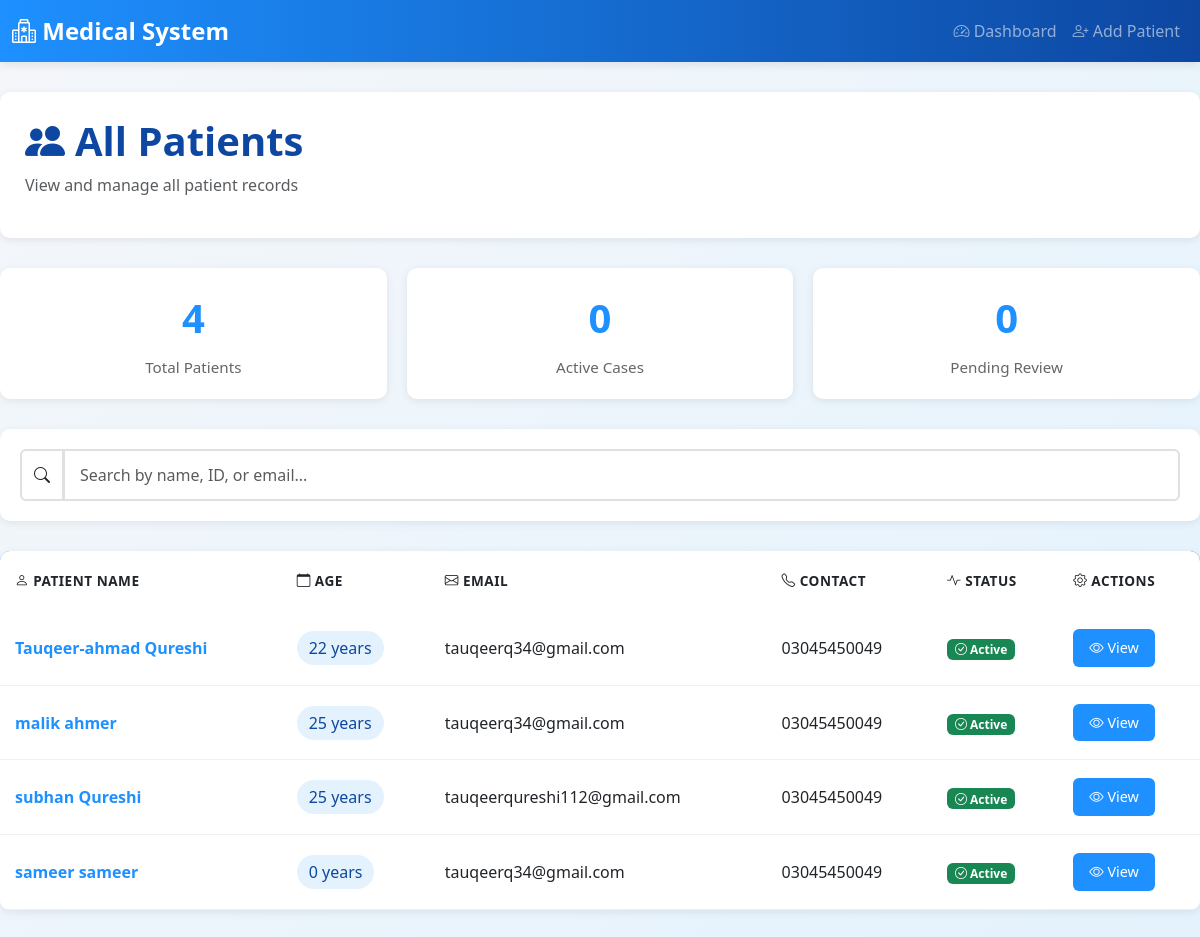
The app's page /patients/ with its own data.
### main/models.py (models this page shows)
class BaseModel(models.Model):
    created_at = models.DateTimeField(auto_now_add=True, db_index=True)
    updated_at = models.DateTimeField(auto_now=True)
    class Meta:
        abstract = True

class PatientCreatedByDoctor(BaseModel):
    user = models.OneToOneField(User, on_delete=models.CASCADE, null=True, blank=True)
    doctor = models.ForeignKey(
        User,
        on_delete=models.CASCADE,
        blank=True,
        null=True,
        related_name='created_patients',
        limit_choices_to=Q(user_type='doctor') | Q(user_type='admin'),
        db_index=True
    )
    fname = models.CharField(max_length=100, db_index=True)
    lname = models.CharField(max_length=100)
    dob = models.DateField(blank=True, null=True)
    parents = models.CharField(max_length=100, blank=True)
    GENDER_CHOICES = [
        ('M', 'Male'),
        ('F', 'Female'),
        ('O', 'Other'),
    ]
    gender = models.CharField(max_length=1, choices=GENDER_CHOICES)
    address = models.TextField()
    contact_number = models.CharField(max_length=15)
    email = models.CharField(max_length=200)
    medical_history = models.TextField(blank=True)
    show_on_dashboard = models.BooleanField(default=True, db_index=True)
    is_active = models.BooleanField(default=True, db_index=True)
    class Meta:
        ordering = ['-created_at']
        indexes = [
            models.Index(fields=['doctor', 'is_active']),
            models.Index(fields=['fname', 'lname']),
            models.Index(fields=['email']),
            models.Index(fields=['created_at']),
        ]
        verbose_name_plural = "Patients Created By Doctor"
    def __str__(self):
        return f"{self.fname} {self.lname} (ID: {self.id})"

### main/views.py (the view)
# urls.py: path('patients/', views.get_all_patients, name='get_patient'),
def get_all_patients(request):
    patients = PatientCreatedByDoctor.objects.all()
    print("Patients from DB:", patients)
    for p in patients:
        p.age = calculate_age(p.dob)
    return render(request, 'Doctor/Patient/all_patients.html', {'patients': patients})

### main/views.py (called while the page is built)
def calculate_age(dob):
    if dob:
        today = date.today()
        return today.year - dob.year - ((today.month, today.day) < (dob.month, dob.day))
    return ''

### main/templates/Doctor/Patient/all_patients.html (shortened to what this page needs)
<!DOCTYPE html>
{% load static %}
<html lang="en">
<head>
    <link href="https://cdn.jsdelivr.net/npm/bootstrap@5.3.0/dist/css/bootstrap.min.css" rel="stylesheet">
    <link href="https://cdn.jsdelivr.net/npm/bootstrap-icons@1.7.2/font/bootstrap-icons.css" rel="stylesheet">
</head>
<body>
    <nav class="navbar navbar-expand-lg navbar-dark">
        <div class="container-fluid">
            <a class="navbar-brand" href="{% url 'diagnosis_page' %}">
                <i class="bi bi-hospital"></i> Medical System
            </a>
            <div class="collapse navbar-collapse" id="navbarNav">
                <ul class="navbar-nav ms-auto">
                    <li class="nav-item">
                        <a class="nav-link" href="{% url 'diagnosis_page' %}">
                            <i class="bi bi-speedometer2"></i> Dashboard
                        </a>
                    </li>
                    <li class="nav-item">
                        <a class="nav-link" href="{% url 'add_patient_record1' %}">
                            <i class="bi bi-person-plus"></i> Add Patient
                        </a>
                    </li>
                </ul>
            </div>
        </div>
    </nav>
    <div class="container container-main">
        <div class="page-header">
            <h1><i class="bi bi-people-fill"></i> All Patients</h1>
            <p class="text-muted mt-2">View and manage all patient records</p>
        </div>
        <div class="stats-cards">
            <div class="stat-card">
                <div class="stat-value">{{ patients|length }}</div>
                <div class="stat-label">Total Patients</div>
            </div>
            <div class="stat-card">
                <div class="stat-value">0</div>
                <div class="stat-label">Active Cases</div>
            </div>
            <div class="stat-card">
                <div class="stat-value">0</div>
                <div class="stat-label">Pending Review</div>
            </div>
        </div>
        <div class="search-box">
            <div class="input-group">
                <span class="input-group-text" style="background: white; border: 2px solid #e0e0e0;">
                    <i class="bi bi-search"></i>
                </span>
                <input type="text" class="form-control" id="searchInput" placeholder="Search by name, ID, or email..."
                       style="border: 2px solid #e0e0e0;">
            </div>
        </div>
        <div class="patients-table">
            {% if patients %}
            <table class="table table-hover">
                <thead>
                    <tr>
                        <th><i class="bi bi-person"></i> Patient Name</th>
                        <th><i class="bi bi-calendar"></i> Age</th>
                        <th><i class="bi bi-envelope"></i> Email</th>
                        <th><i class="bi bi-telephone"></i> Contact</th>
                        <th><i class="bi bi-activity"></i> Status</th>
                        <th><i class="bi bi-gear"></i> Actions</th>
                    </tr>
                </thead>
                <tbody id="patientTableBody">
                    {% for patient in patients %}
                    <tr class="patient-row" data-patient-name="{{ patient.fname|lower }} {{ patient.lname|lower }}">
                        <td>
                            <span class="patient-id">{{ patient.fname }} {{ patient.lname }}</span>
                        </td>
                        <td>
                            <span class="badge-age">{{ patient.age }} years</span>
                        </td>
                        <td>{{ patient.email|default:"N/A" }}</td>
                        <td>{{ patient.contact_number|default:"N/A" }}</td>
                        <td>
                            {% if patient.show_on_dashboard %}
                            <span class="badge bg-success"><i class="bi bi-check-circle"></i> Active</span>
                            {% else %}
                            <span class="badge bg-warning"><i class="bi bi-exclamation-circle"></i> Inactive</span>
                            {% endif %}
                        </td>
                        <td>
                            <button class="action-btn btn-view" onclick="viewPatient({{ patient.id }})">
                                <i class="bi bi-eye"></i> View
                            </button>
                        </td>
                    </tr>
                    {% endfor %}
                </tbody>
            </table>
            {% endif %}
        </div>
    </div>
</body>
</html>

### main/templates/Doctor/Patient/all_patients.html (style rules this page uses)
:root { --primary-blue: #1e90ff; --dark-blue: #0d47a1; --light-blue: #e3f2fd; --success-green: #4caf50; --warning-orange: #ff9800; --danger-red: #f44336; }
body { background: linear-gradient(135deg, #f5f7fa 0%, #e3f2fd 100%); font-family: 'Segoe UI', Tahoma, Geneva, Verdana, sans-serif; min-height: 100vh; }
.navbar { background: linear-gradient(90deg, var(--primary-blue) 0%, var(--dark-blue) 100%); box-shadow: 0 2px 10px rgba(0,0,0,0.1); }
.navbar-brand { font-weight: 700; font-size: 1.5rem; }
.container-main { padding: 30px 0; max-width: 1200px; }
.page-header { background: white; padding: 25px; border-radius: 10px; box-shadow: 0 2px 8px rgba(0,0,0,0.08); margin-bottom: 30px; }
.page-header h1 { color: var(--dark-blue); margin: 0; font-weight: 700; display: flex; align-items: center; gap: 10px; }
.patients-table { background: white; border-radius: 10px; overflow: hidden; box-shadow: 0 2px 8px rgba(0,0,0,0.08); margin-bottom: 30px; }
.table { margin: 0; }
.table thead { background: linear-gradient(90deg, var(--primary-blue) 0%, var(--dark-blue) 100%); color: white; }
.table thead th { border: none; padding: 20px 15px; font-weight: 600; text-transform: uppercase; font-size: 0.85rem; letter-spacing: 0.5px; }
.table tbody td { padding: 18px 15px; border-bottom: 1px solid #f0f0f0; vertical-align: middle; }
.patient-id { font-weight: 600; color: var(--primary-blue); }
.badge-age { background: var(--light-blue); color: var(--dark-blue); padding: 6px 12px; border-radius: 20px; font-weight: 500; }
.action-btn { padding: 8px 16px; border-radius: 6px; border: none; font-weight: 500; cursor: pointer; transition: all 0.3s ease; font-size: 0.9rem; }
.btn-view { background: var(--primary-blue); color: white; }
.stats-cards { display: grid; grid-template-columns: repeat(auto-fit, minmax(200px, 1fr)); gap: 20px; margin-bottom: 30px; }
.stat-card { background: white; padding: 20px; border-radius: 10px; box-shadow: 0 2px 8px rgba(0,0,0,0.08); text-align: center; }
.stat-value { font-size: 2.5rem; font-weight: 700; color: var(--primary-blue); }
.stat-label { color: #666; font-size: 0.95rem; margin-top: 8px; }
.search-box { background: white; padding: 20px; border-radius: 10px; box-shadow: 0 2px 8px rgba(0,0,0,0.08); margin-bottom: 30px; }
.search-box input { border: 2px solid #e0e0e0; padding: 12px 15px; border-radius: 6px; transition: all 0.3s ease; }

### records on screen
PatientCreatedByDoctor: fname "Tauqeer-ahmad", lname "Qureshi", age "22", email "tauqeerq34@gmail.com", contact_number "03045450049", show_on_dashboard True (drawn)
PatientCreatedByDoctor: fname "malik", lname "ahmer", age "25", email "tauqeerq34@gmail.com", contact_number "03045450049", show_on_dashboard True (drawn)
PatientCreatedByDoctor: fname "subhan", lname "Qureshi", age "25", email "tauqeerqureshi112@gmail.com", contact_number "03045450049", show_on_dashboard True (drawn)
PatientCreatedByDoctor: fname "sameer", lname "sameer", age "0", email "tauqeerq34@gmail.com", contact_number "03045450049", show_on_dashboard True (drawn)

### other values on screen
{{ patients|length }} "4"
